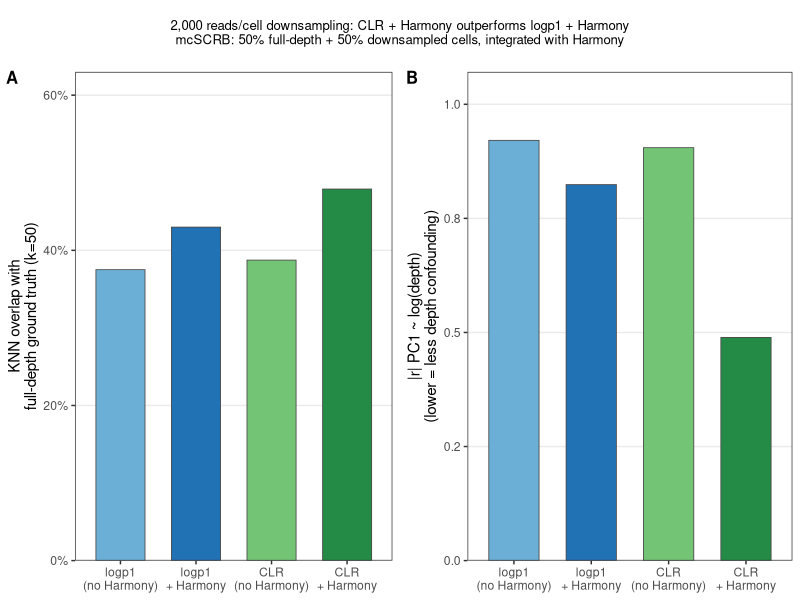

Here is the R script that generated this plot:
library(tidyverse)

dat <- tibble(
  method      = factor(c("logp1\n(no Harmony)", "logp1\n+ Harmony", "CLR\n(no Harmony)", "CLR\n+ Harmony"),
                       levels = c("logp1\n(no Harmony)", "logp1\n+ Harmony",
                                  "CLR\n(no Harmony)",   "CLR\n+ Harmony")),
  knn_overlap = c(0.3751, 0.4299, 0.3874, 0.4790),
  pc1_depth_r = c(0.921,  0.824,  0.905,  0.489),
  norm        = c("logp1","logp1","CLR","CLR"),
  integration = c("none","Harmony","none","Harmony")
)

colors <- c(
  "logp1\n(no Harmony)" = "#6baed6",
  "logp1\n+ Harmony"    = "#2171b5",
  "CLR\n(no Harmony)"   = "#74c476",
  "CLR\n+ Harmony"      = "#238b45"
)

p_overlap <- ggplot(dat, aes(x = method, y = knn_overlap, fill = method)) +
  geom_col(width = 0.65, color = "grey30", linewidth = 0.3) +
  scale_fill_manual(values = colors) +
  scale_y_continuous(labels = scales::percent_format(accuracy = 1),
                     limits = c(0, 0.6), expand = expansion(mult = c(0, 0.05))) +
  labs(x = NULL,
       y = "KNN overlap with\nfull-depth ground truth (k=50)") +
  theme_bw(base_size = 11) +
  theme(legend.position = "none",
        panel.grid.major.x = element_blank(),
        panel.grid.minor = element_blank())

p_confound <- ggplot(dat, aes(x = method, y = pc1_depth_r, fill = method)) +
  geom_col(width = 0.65, color = "grey30", linewidth = 0.3) +
  scale_fill_manual(values = colors) +
  scale_y_continuous(limits = c(0, 1.02), expand = expansion(mult = c(0, 0.05)),
                     labels = scales::number_format(accuracy = 0.1)) +
  labs(x = NULL,
       y = "|r| PC1 ~ log(depth)\n(lower = less depth confounding)") +
  theme_bw(base_size = 11) +
  theme(legend.position = "none",
        panel.grid.major.x = element_blank(),
        panel.grid.minor = element_blank())

p_combined <- cowplot::plot_grid(
  p_overlap, p_confound,
  nrow = 1, align = "h", axis = "tb",
  labels = c("A", "B"), label_size = 12
)

title <- cowplot::ggdraw() +
  cowplot::draw_label(
    "2,000 reads/cell downsampling: CLR + Harmony outperforms logp1 + Harmony\nmcSCRB: 50% full-depth + 50% downsampled cells, integrated with Harmony",
    fontface = "plain", size = 9.5, x = 0.5, hjust = 0.5
  )

final <- cowplot::plot_grid(title, p_combined, ncol = 1, rel_heights = c(0.12, 1))

ggsave("../output/clr_harmony_2k.pdf", final, width = 6, height = 3.8)
cat("Saved: ../output/clr_harmony_2k.pdf\n")
